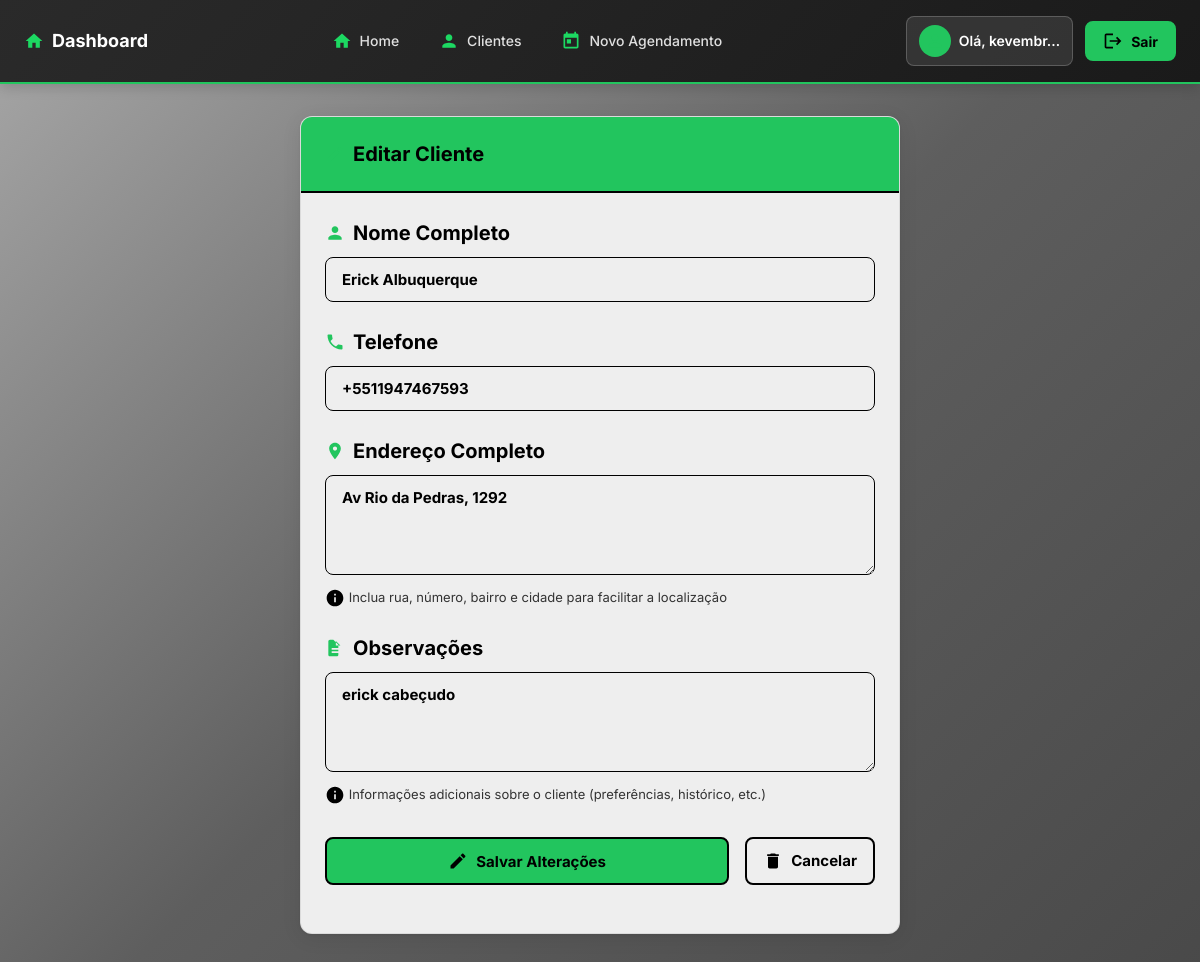
Page /clientes/editar/7/ (signed in) on the committed database.
### agendamentos/models.py (models this page shows, shortened)
class Cliente(models.Model):
    nome = models.CharField(max_length=100)
    telefone = models.CharField(max_length=15, unique=True, blank=True, null=True)
    endereco = models.TextField(blank=True, null=True, help_text="Endereço completo do cliente")
    observacoes = models.TextField(blank=True, null=True)

### agendamentos/views.py (the view)
# urls.py: path('clientes/editar/<int:pk>/', views.editar_cliente, name='editar_cliente'),
@login_required
def editar_cliente(request, pk):
    cliente = get_object_or_404(Cliente, pk=pk)
    if request.method == 'POST':
        form = ClienteForm(request.POST, instance=cliente)
        if form.is_valid():
            form.save()
            return redirect('lista_clientes')
    else:
        form = ClienteForm(instance=cliente)
    return render(request, 'agendamentos/cliente_form.html', {'form': form, 'titulo': 'Editar Cliente'})

### agendamentos/forms.py
class ClienteForm(forms.ModelForm):
    class Meta:
        model = Cliente
        fields = ['nome', 'telefone', 'endereco', 'observacoes']
        widgets = {
            'nome': forms.TextInput(attrs={'class': 'form-control', 'placeholder': 'Nome completo'}),
            'telefone': forms.TextInput(attrs={'class': 'form-control', 'placeholder': '+5511999999999'}),
            'endereco': forms.Textarea(attrs={'class': 'form-control', 'rows': 3, 'placeholder': 'Endereço completo (rua, número, bairro, cidade)...'}),
            'observacoes': forms.Textarea(attrs={'class': 'form-control', 'rows': 3, 'placeholder': 'Observações sobre o cliente...'}),
        }

### agendamentos/templates/agendamentos/cliente_form.html (shortened to what this page needs)
{% extends 'agendamentos/base.html' %}
{% block content %}
<div style="display: flex; justify-content: center;">
    <div class="card" style="max-width: 600px; width: 100%;">
        <div class="card-header">
            <h3>{% if 'Novo' in titulo %}<span class="icon icon-user"></span>Novo Cliente{% else %}<span class="icon icon-edit"></span>Editar Cliente{% endif %}</h3>
        </div>
        <div class="card-body">
            <form method="post">
                <div class="form-group">
                    <label for="{{ form.nome.id_for_label }}"><span class="icon icon-user"></span>Nome Completo</label>
                    {{ form.nome }}
                </div>
                <div class="form-group">
                    <label for="{{ form.telefone.id_for_label }}"><span class="icon icon-phone"></span>Telefone</label>
                    {{ form.telefone }}
                </div>
                <div class="form-group">
                    <label for="{{ form.endereco.id_for_label }}"><span class="icon icon-location"></span>Endereço Completo</label>
                    {{ form.endereco }}
                    <small class="form-text text-muted">
                        <span class="icon icon-info"></span> Inclua rua, número, bairro e cidade para facilitar a localização
                    </small>
                </div>
                <div class="form-group">
                    <label for="{{ form.observacoes.id_for_label }}"><span class="icon icon-note"></span>Observações</label>
                    {{ form.observacoes }}
                    <small class="form-text text-muted">
                        <span class="icon icon-info"></span> Informações adicionais sobre o cliente (preferências, histórico, etc.)
                    </small>
                </div>
                <div class="form-group" style="display: flex; gap: 1rem; margin-top: 2rem;">
                    <button type="submit" class="btn btn-success" style="flex: 1;">
                        {% if 'Novo' in titulo %}<span class="icon icon-add"></span>Cadastrar Cliente{% else %}<span class="icon icon-edit"></span>Salvar Alterações{% endif %}
                    </button>
                    <a href="{% url 'lista_clientes' %}" class="btn btn-secondary"><span class="icon icon-delete"></span>Cancelar</a>
                </div>
            </form>
        </div>
    </div>
</div>
{% endblock %}

### agendamentos/templates/agendamentos/base.html (shortened to what this page needs)
{% load static %}
<!DOCTYPE html>
<html lang="pt-BR">
<head>
    <link rel="stylesheet" href="{% static 'agendamentos/style.css' %}">
</head>
<body>
    <header class="main-header">
        <div class="header-container">
            <div class="header-brand">
                <a href="{% url 'home' %}" class="brand-link">
                    <span class="icon icon-home brand-icon"></span>
                    <span class="brand-text">Dashboard</span>
                </a>
            </div>
            <nav class="header-nav">
                <ul class="nav-menu">
                    <li class="nav-item">
                        <a href="{% url 'home' %}" class="nav-link {% if request.resolver_match.url_name == 'painel_barbeiro' %}active{% endif %}">
                            <span class="icon icon-home"></span>
                            <span class="nav-text">Home</span>
                        </a>
                    </li>
                    {% if user.is_authenticated %}
                        <li class="nav-item">
                            <a href="{% url 'lista_clientes' %}" class="nav-link {% if request.resolver_match.url_name == 'lista_clientes' %}active{% endif %}">
                                <span class="icon icon-user"></span>
                                <span class="nav-text">Clientes</span>
                            </a>
                        </li>
                        <li class="nav-item">
                            <a href="{% url 'agendar' %}" class="nav-link {% if request.resolver_match.url_name == 'agendar' %}active{% endif %}">
                                <span class="icon icon-calendar"></span>
                                <span class="nav-text">Novo Agendamento</span>
                            </a>
                        </li>
                    {% endif %}
                </ul>
            </nav>
            <div class="header-actions">
                {% if user.is_authenticated %}
                    <div class="user-info">
                        <span class="user-avatar">
                            <span class="icon icon-user"></span>
                        </span>
                        <span class="user-name">Olá, {{ user.first_name|default:user.username|truncatechars:8 }}</span>
                    </div>
                    <form class="logout-form" action="{% url 'logout' %}" method="post">
                        <button type="submit" class="logout-btn">
                            <span class="icon icon-logout"></span>
                            <span class="logout-text">Sair</span>
                        </button>
                    </form>
                {% else %}
                    <a href="{% url 'login' %}" class="login-btn">
                        <span class="icon icon-lock"></span>
                        <span class="login-text">Entrar</span>
                    </a>
                {% endif %}
            </div>
        </div>
    </header>
    <div class="container">
        {% block content %}{% endblock %}
    </div>
</body>
</html>

### rows in the picture
Cliente: nome "Erick Albuquerque", telefone "+5511947467593", endereco "Av Rio da Pedras, 1292", observacoes "erick cabeçudo"

### other values in the picture
{{ user.first_name|default:user.username|truncatechars:8 }} "kevembr…"
